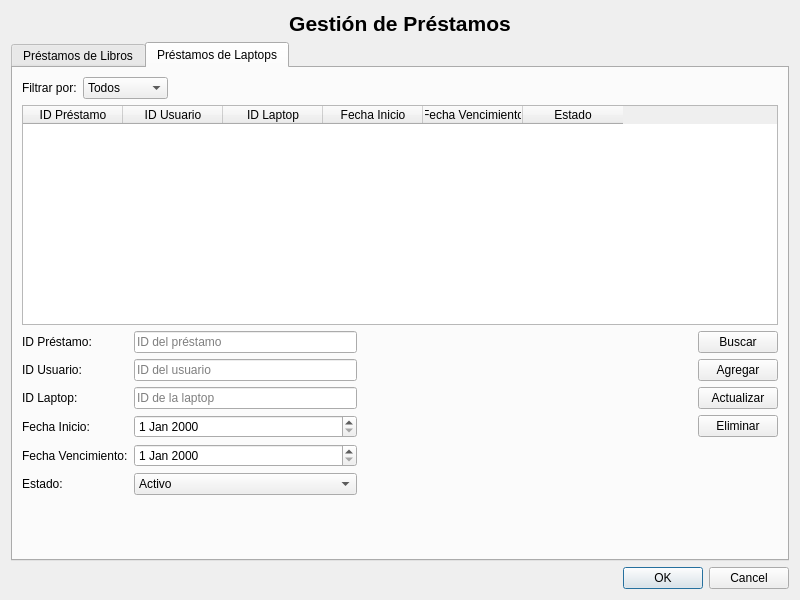
<?xml version="1.0" encoding="UTF-8"?>
<ui version="4.0">
 <class>LoanManagerDialog</class>
 <widget class="QDialog" name="LoanManagerDialog">
  <property name="geometry">
   <rect>
    <x>0</x>
    <y>0</y>
    <width>800</width>
    <height>600</height>
   </rect>
  </property>
  <property name="windowTitle">
   <string>Gestión de Préstamos</string>
  </property>
  <layout class="QVBoxLayout" name="verticalLayout_2">
   <item>
    <widget class="QLabel" name="label_title">
     <property name="font">
      <font>
       <pointsize>16</pointsize>
       <weight>75</weight>
       <bold>true</bold>
      </font>
     </property>
     <property name="text">
      <string>Gestión de Préstamos</string>
     </property>
     <property name="alignment">
      <set>Qt::AlignCenter</set>
     </property>
    </widget>
   </item>
   <item>
    <widget class="QTabWidget" name="tabWidget">
     <property name="currentIndex">
      <number>1</number>
     </property>
     <widget class="QWidget" name="tab_loans">
      <attribute name="title">
       <string>Préstamos de Libros</string>
      </attribute>
      <layout class="QVBoxLayout" name="verticalLayout">
       <item>
        <layout class="QHBoxLayout" name="horizontalLayout_3">
         <item>
          <widget class="QLabel" name="label_filter">
           <property name="text">
            <string>Filtrar por:</string>
           </property>
          </widget>
         </item>
         <item>
          <widget class="QComboBox" name="cmb_loan_filter">
           <item>
            <property name="text">
             <string>Todos</string>
            </property>
           </item>
           <item>
            <property name="text">
             <string>Activos</string>
            </property>
           </item>
           <item>
            <property name="text">
             <string>Vencidos</string>
            </property>
           </item>
           <item>
            <property name="text">
             <string>Devueltos</string>
            </property>
           </item>
          </widget>
         </item>
         <item>
          <spacer name="horizontalSpacer_3">
           <property name="orientation">
            <enum>Qt::Horizontal</enum>
           </property>
           <property name="sizeHint" stdset="0">
            <size>
             <width>40</width>
             <height>20</height>
            </size>
           </property>
          </spacer>
         </item>
        </layout>
       </item>
       <item>
        <widget class="QTableWidget" name="table_loans">
         <property name="editTriggers">
          <set>QAbstractItemView::NoEditTriggers</set>
         </property>
         <property name="selectionBehavior">
          <enum>QAbstractItemView::SelectRows</enum>
         </property>
         <column>
          <property name="text">
           <string>ID Préstamo</string>
          </property>
         </column>
         <column>
          <property name="text">
           <string>ID Usuario</string>
          </property>
         </column>
         <column>
          <property name="text">
           <string>ID Libro</string>
          </property>
         </column>
         <column>
          <property name="text">
           <string>Fecha Inicio</string>
          </property>
         </column>
         <column>
          <property name="text">
           <string>Fecha Vencimiento</string>
          </property>
         </column>
         <column>
          <property name="text">
           <string>Estado</string>
          </property>
         </column>
        </widget>
       </item>
       <item>
        <layout class="QHBoxLayout" name="horizontalLayout_2">
         <item>
          <layout class="QFormLayout" name="formLayout">
           <item row="1" column="0">
            <widget class="QLabel" name="label_2">
             <property name="text">
              <string>ID Usuario:</string>
             </property>
            </widget>
           </item>
           <item row="1" column="1">
            <widget class="QLineEdit" name="txt_user_id_loan">
             <property name="placeholderText">
              <string>ID del usuario</string>
             </property>
            </widget>
           </item>
           <item row="2" column="0">
            <widget class="QLabel" name="label_3">
             <property name="text">
              <string>ID Libro:</string>
             </property>
            </widget>
           </item>
           <item row="2" column="1">
            <widget class="QLineEdit" name="txt_book_id_loan">
             <property name="placeholderText">
              <string>ID del libro</string>
             </property>
            </widget>
           </item>
           <item row="3" column="0">
            <widget class="QLabel" name="label_4">
             <property name="text">
              <string>Fecha Inicio:</string>
             </property>
            </widget>
           </item>
           <item row="3" column="1">
            <widget class="QDateEdit" name="date_start"/>
           </item>
           <item row="4" column="0">
            <widget class="QLabel" name="label_5">
             <property name="text">
              <string>Fecha Vencimiento:</string>
             </property>
            </widget>
           </item>
           <item row="4" column="1">
            <widget class="QDateEdit" name="date_end"/>
           </item>
           <item row="5" column="0">
            <widget class="QLabel" name="label_6">
             <property name="text">
              <string>Estado:</string>
             </property>
            </widget>
           </item>
           <item row="5" column="1">
            <widget class="QComboBox" name="cmb_status_loan">
             <item>
              <property name="text">
               <string>Activo</string>
              </property>
             </item>
             <item>
              <property name="text">
               <string>Vencido</string>
              </property>
             </item>
             <item>
              <property name="text">
               <string>Devuelto</string>
              </property>
             </item>
            </widget>
           </item>
           <item row="0" column="1">
            <widget class="QLineEdit" name="txt_loan_id">
             <property name="placeholderText">
              <string>ID del préstamo</string>
             </property>
            </widget>
           </item>
           <item row="0" column="0">
            <widget class="QLabel" name="label">
             <property name="text">
              <string>ID Préstamo:</string>
             </property>
            </widget>
           </item>
          </layout>
         </item>
         <item>
          <spacer name="horizontalSpacer">
           <property name="orientation">
            <enum>Qt::Horizontal</enum>
           </property>
           <property name="sizeHint" stdset="0">
            <size>
             <width>40</width>
             <height>20</height>
            </size>
           </property>
          </spacer>
         </item>
         <item>
          <layout class="QVBoxLayout" name="verticalLayout_3">
           <item>
            <widget class="QPushButton" name="btn_search_loan">
             <property name="text">
              <string>Buscar</string>
             </property>
            </widget>
           </item>
           <item>
            <widget class="QPushButton" name="btn_add_loan">
             <property name="text">
              <string>Agregar</string>
             </property>
            </widget>
           </item>
           <item>
            <widget class="QPushButton" name="btn_update_loan">
             <property name="text">
              <string>Actualizar</string>
             </property>
            </widget>
           </item>
           <item>
            <widget class="QPushButton" name="btn_delete_loan">
             <property name="text">
              <string>Eliminar</string>
             </property>
            </widget>
           </item>
           <item>
            <spacer name="verticalSpacer">
             <property name="orientation">
              <enum>Qt::Vertical</enum>
             </property>
             <property name="sizeHint" stdset="0">
              <size>
               <width>20</width>
               <height>40</height>
              </size>
             </property>
            </spacer>
           </item>
          </layout>
         </item>
        </layout>
       </item>
      </layout>
     </widget>
     <widget class="QWidget" name="tab_laptops">
      <attribute name="title">
       <string>Préstamos de Laptops</string>
      </attribute>
      <layout class="QVBoxLayout" name="verticalLayout_4">
       <item>
        <layout class="QHBoxLayout" name="horizontalLayout_6">
         <item>
          <widget class="QLabel" name="label_filter_laptop">
           <property name="text">
            <string>Filtrar por:</string>
           </property>
          </widget>
         </item>
         <item>
          <widget class="QComboBox" name="cmb_laptop_filter">
           <item>
            <property name="text">
             <string>Todos</string>
            </property>
           </item>
           <item>
            <property name="text">
             <string>Activos</string>
            </property>
           </item>
           <item>
            <property name="text">
             <string>Vencidos</string>
            </property>
           </item>
           <item>
            <property name="text">
             <string>Devueltos</string>
            </property>
           </item>
          </widget>
         </item>
         <item>
          <spacer name="horizontalSpacer_4">
           <property name="orientation">
            <enum>Qt::Horizontal</enum>
           </property>
           <property name="sizeHint" stdset="0">
            <size>
             <width>40</width>
             <height>20</height>
            </size>
           </property>
          </spacer>
         </item>
        </layout>
       </item>
       <item>
        <widget class="QTableWidget" name="table_laptops">
         <property name="editTriggers">
          <set>QAbstractItemView::NoEditTriggers</set>
         </property>
         <property name="selectionBehavior">
          <enum>QAbstractItemView::SelectRows</enum>
         </property>
         <column>
          <property name="text">
           <string>ID Préstamo</string>
          </property>
         </column>
         <column>
          <property name="text">
           <string>ID Usuario</string>
          </property>
         </column>
         <column>
          <property name="text">
           <string>ID Laptop</string>
          </property>
         </column>
         <column>
          <property name="text">
           <string>Fecha Inicio</string>
          </property>
         </column>
         <column>
          <property name="text">
           <string>Fecha Vencimiento</string>
          </property>
         </column>
         <column>
          <property name="text">
           <string>Estado</string>
          </property>
         </column>
        </widget>
       </item>
       <item>
        <layout class="QHBoxLayout" name="horizontalLayout_5">
         <item>
          <layout class="QFormLayout" name="formLayout_2">
           <item row="1" column="0">
            <widget class="QLabel" name="label_8">
             <property name="text">
              <string>ID Usuario:</string>
             </property>
            </widget>
           </item>
           <item row="1" column="1">
            <widget class="QLineEdit" name="txt_user_id_laptop">
             <property name="placeholderText">
              <string>ID del usuario</string>
             </property>
            </widget>
           </item>
           <item row="2" column="0">
            <widget class="QLabel" name="label_9">
             <property name="text">
              <string>ID Laptop:</string>
             </property>
            </widget>
           </item>
           <item row="2" column="1">
            <widget class="QLineEdit" name="txt_laptop_id">
             <property name="placeholderText">
              <string>ID de la laptop</string>
             </property>
            </widget>
           </item>
           <item row="3" column="0">
            <widget class="QLabel" name="label_10">
             <property name="text">
              <string>Fecha Inicio:</string>
             </property>
            </widget>
           </item>
           <item row="3" column="1">
            <widget class="QDateEdit" name="date_start_laptop"/>
           </item>
           <item row="4" column="0">
            <widget class="QLabel" name="label_11">
             <property name="text">
              <string>Fecha Vencimiento:</string>
             </property>
            </widget>
           </item>
           <item row="4" column="1">
            <widget class="QDateEdit" name="date_end_laptop"/>
           </item>
           <item row="5" column="0">
            <widget class="QLabel" name="label_12">
             <property name="text">
              <string>Estado:</string>
             </property>
            </widget>
           </item>
           <item row="5" column="1">
            <widget class="QComboBox" name="cmb_status_laptop">
             <item>
              <property name="text">
               <string>Activo</string>
              </property>
             </item>
             <item>
              <property name="text">
               <string>Vencido</string>
              </property>
             </item>
             <item>
              <property name="text">
               <string>Devuelto</string>
              </property>
             </item>
            </widget>
           </item>
           <item row="0" column="1">
            <widget class="QLineEdit" name="txt_laptop_loan_id">
             <property name="placeholderText">
              <string>ID del préstamo</string>
             </property>
            </widget>
           </item>
           <item row="0" column="0">
            <widget class="QLabel" name="label_7">
             <property name="text">
              <string>ID Préstamo:</string>
             </property>
            </widget>
           </item>
          </layout>
         </item>
         <item>
          <spacer name="horizontalSpacer_2">
           <property name="orientation">
            <enum>Qt::Horizontal</enum>
           </property>
           <property name="sizeHint" stdset="0">
            <size>
             <width>40</width>
             <height>20</height>
            </size>
           </property>
          </spacer>
         </item>
         <item>
          <layout class="QVBoxLayout" name="verticalLayout_5">
           <item>
            <widget class="QPushButton" name="btn_search_laptop">
             <property name="text">
              <string>Buscar</string>
             </property>
            </widget>
           </item>
           <item>
            <widget class="QPushButton" name="btn_add_laptop">
             <property name="text">
              <string>Agregar</string>
             </property>
            </widget>
           </item>
           <item>
            <widget class="QPushButton" name="btn_update_laptop">
             <property name="text">
              <string>Actualizar</string>
             </property>
            </widget>
           </item>
           <item>
            <widget class="QPushButton" name="btn_delete_laptop">
             <property name="text">
              <string>Eliminar</string>
             </property>
            </widget>
           </item>
           <item>
            <spacer name="verticalSpacer_2">
             <property name="orientation">
              <enum>Qt::Vertical</enum>
             </property>
             <property name="sizeHint" stdset="0">
              <size>
               <width>20</width>
               <height>40</height>
              </size>
             </property>
            </spacer>
           </item>
          </layout>
         </item>
        </layout>
       </item>
      </layout>
     </widget>
    </widget>
   </item>
   <item>
    <widget class="QDialogButtonBox" name="buttonBox">
     <property name="standardButtons">
      <set>QDialogButtonBox::Cancel|QDialogButtonBox::Ok</set>
     </property>
    </widget>
   </item>
  </layout>
 </widget>
 <resources/>
 <connections>
  <connection>
   <sender>buttonBox</sender>
   <signal>accepted()</signal>
   <receiver>LoanManagerDialog</receiver>
   <slot>accept()</slot>
   <hints>
    <hint type="sourcelabel">
     <x>399</x>
     <y>579</y>
    </hint>
    <hint type="destinationlabel">
     <x>399</x>
     <y>299</y>
    </hint>
   </hints>
  </connection>
  <connection>
   <sender>buttonBox</sender>
   <signal>rejected()</signal>
   <receiver>LoanManagerDialog</receiver>
   <slot>reject()</slot>
   <hints>
    <hint type="sourcelabel">
     <x>399</x>
     <y>579</y>
    </hint>
    <hint type="destinationlabel">
     <x>399</x>
     <y>299</y>
    </hint>
   </hints>
  </connection>
 </connections>
</ui>
